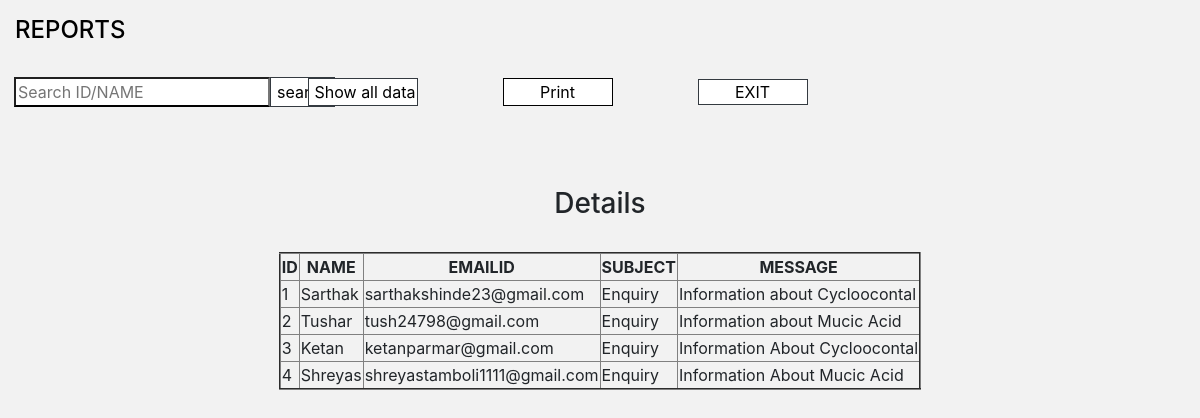
/Report.php, run on the app's committed database.
### tables this page shows
CREATE TABLE `contact` (
  `name` varchar(30) NOT NULL,
  `email` varchar(40) NOT NULL,
  `subject` varchar(40) NOT NULL,
  `message` varchar(255) NOT NULL,
  `id` int(11) NOT NULL
);

### Report.php (the view, shortened to what this page needs)
<!DOCTYPE html>
<html>
<head>
  <link rel="stylesheet" href="https://maxcdn.bootstrapcdn.com/bootstrap/4.5.0/css/bootstrap.min.css">
  <link rel="stylesheet" href="https://cdnjs.cloudflare.com/ajax/libs/font-awesome/4.7.0/css/font-awesome.min.css">
</head>
<body>
<form action="" method="POST">
   <div class="container-fluid con">
  <div class="row ">
    <div class="col-4">
      <div class="media">
  <div class="media-body">
    <h4 class="mt-3" style="color:black;">REPORTS</h4><br>
    </div>
  </div>
  </div>
  <div class=" offset-xl-6 col-xl-2 offset-sm-5 col-sm-3 offset-4 col-4">
  </div>
  </div>
  </div>
<div class="container-fluid">
  <div class="form-group form-inline" >
  <div class="pl-0 col-3 ">
  <div class="input-group-append">
<input type="text" class="" name="search" placeholder="Search ID/NAME">
<input type="submit" name="search1" class="search1 border border-dark" value="search" ;>
</div>
  </div>
  <div class="pl-0 col-2">
<input type="submit" name="show" class="show border border-dark" value="Show all data" onclick="" style="width:110px;">
</div>
 <div class="pl-0 col-2 ">
<input type="button" onclick="print()" value="Print" style="width:110px;" class="">
  </div>
  <div class="pl-0 col-2 ">
<a type="button" name="exit" value="Exit" class="exit border border-dark" href="login.php" style="width:110px;text-align: center;">EXIT</a>
  </div>
</div>
</div>
<br>
<br>
<div class="container-fluid">
	<center><table id="table1" class="table1 " border="2">
    <center><h3 class="">Details</h3></center><br>
    <tr>
	<th><center>ID</center></th>
    <th><center>NAME</center></th>
    <th><center>EMAILID</center></th>
    <th><center>SUBJECT</center></th>
    <th><center>MESSAGE</center></th>
   </tr>
	</center>
<?php
$dbhost='localhost';
$dbname='jnexinc';
$dbusername='root';
$dbpass='';
$conn = mysqli_connect("$dbhost", "$dbusername", "$dbpass", "$dbname");
if(empty($_POST['search']) && empty($_POST['search2']) ){
$result1=mysqli_query($conn,"SELECT * FROM contact order by id ASC ");
$queryresult = mysqli_num_rows($result1);
    if($queryresult > 0 ){
 while($row=mysqli_fetch_array($result1))
{
	echo '<tr>';
   echo '<td>'  .$row['id']. '</td>';
   echo '<td>' .$row['name'].'</td>';
   echo '<td>' .$row['email'].'</td>';
  echo '<td>' .$row['subject'].'</td>';
  echo '<td>' .$row['message'].'</td>';
  echo '</tr>';
}
}
else{
}
}
?>
</div>
</body>
</html>

### Report.php (style rules this page uses)
body { background-image: url("f4.jpg"); background-color: #f2f2f2; }
.exit { color: black; width:50px; }
input[type=submit] { background-color:white; border: none; border-bottom: 2px solid #000000; }
input[type=text] { background-color:white; border-bottom: 2px solid #000000; }
input[type=button] { background-color:white; border:1px solid black; }
.exit { background-color:white; border:1px solid black; }
.show { background-color: none; }

### data on the page
contact: id "1", name "Sarthak", email "sarthakshinde23@gmail.com", subject "Enquiry", message "Information about Cycloocontal"
contact: id "2", name "Tushar", email "tush24798@gmail.com", subject "Enquiry", message "Information about Mucic Acid"
contact: id "3", name "Ketan", email "ketanparmar@gmail.com", subject "Enquiry", message "Information About Cycloocontal"
contact: id "4", name "Shreyas", email "shreyastamboli1111@gmail.com", subject "Enquiry", message "Information About Mucic Acid"
